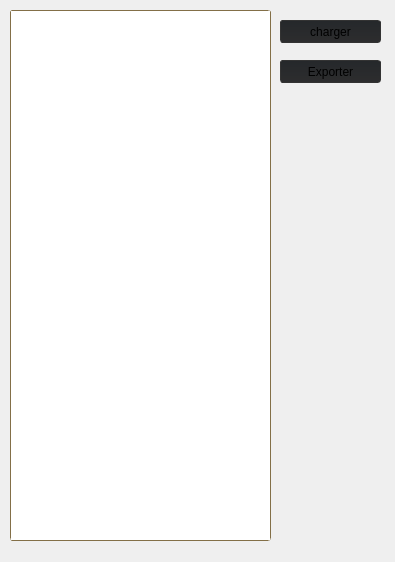
<?xml version="1.0" encoding="UTF-8"?>
<ui version="4.0">
 <class>CDialogListModel</class>
 <widget class="QDialog" name="CDialogListModel">
  <property name="enabled">
   <bool>true</bool>
  </property>
  <property name="geometry">
   <rect>
    <x>0</x>
    <y>0</y>
    <width>395</width>
    <height>562</height>
   </rect>
  </property>
  <property name="windowTitle">
   <string>Liste des models</string>
  </property>
  <property name="styleSheet">
   <string notr="true">background-color: rgb(27, 29, 31);
selection-color: rgb(41, 107, 137);
color: rgb(171, 144, 92);
menuBar{background-color: rgb(142, 120, 77);}
</string>
  </property>
  <widget class="QTreeWidget" name="treeWidget">
   <property name="geometry">
    <rect>
     <x>10</x>
     <y>10</y>
     <width>261</width>
     <height>531</height>
    </rect>
   </property>
   <property name="styleSheet">
    <string notr="true">

 QScrollBar:vertical {
     background: #1d1d1e;
     width: 15px;
     margin: 22px 0 22px 0;
 }
 QScrollBar::handle:vertical {
     background: #202325;
     min-height: 20px;
 }
 QScrollBar::add-line:vertical {
     background: #202325;
     height: 20px;
     subcontrol-position: bottom;
     subcontrol-origin: margin;
 }

 QScrollBar::sub-line:vertical {
     background: #202325;
     height: 20px;
     subcontrol-position: top;
     subcontrol-origin: margin;
 }
 QScrollBar::up-arrow:vertical, QScrollBar::down-arrow:vertical {
     width: 3px;
     height: 3px;
     background: #907a4e;
 }

 QScrollBar::add-page:vertical, QScrollBar::sub-page:vertical {
     background: none;
 }

 QScrollBar::add-page:vertical, QScrollBar::sub-page:vertical {
     background: none;
 }

QTreeWidget {
    border: 1px solid gray;
    border-radius: 3px;
    margin-top: 0.5em;
	border-color: rgb(131, 111, 71);
}



QTreeWidget::branch:open:has-children:!has-siblings,
QTreeWidget::branch:open:has-children:has-siblings  {
	image: url(:/MainFrame/Resources/Tab_Arrow.png);
}

QTreeWidget::branch:has-children:!has-siblings:closed,
QTreeWidget::branch:closed:has-children:has-siblings {
	image: url(:/MainFrame/Resources/Tab_Arrow2.png);
}
</string>
   </property>
   <property name="lineWidth">
    <number>1</number>
   </property>
   <property name="headerHidden">
    <bool>true</bool>
   </property>
   <column>
    <property name="text">
     <string notr="true">1</string>
    </property>
   </column>
  </widget>
  <widget class="QPushButton" name="btnLoad">
   <property name="geometry">
    <rect>
     <x>280</x>
     <y>20</y>
     <width>101</width>
     <height>23</height>
    </rect>
   </property>
   <property name="styleSheet">
    <string notr="true">QPushButton {
border: 1px solid #333333;
border-radius: 3px;
	background-color: qlineargradient(spread:pad, x1:0, y1:1, x2:0, y2:0, stop:0 rgba(45, 45, 46, 255), stop:1 rgba(37, 40, 43, 255));
padding: 3px 20px;

}

QPushButton:hover {
	background-color: qlineargradient(spread:pad, x1:0, y1:1, x2:0, y2:0, stop:0 rgba(37, 37, 38, 255), stop:1 rgba(27, 29, 31, 255));
}
</string>
   </property>
   <property name="text">
    <string>charger</string>
   </property>
  </widget>
  <widget class="QPushButton" name="btnExport">
   <property name="geometry">
    <rect>
     <x>280</x>
     <y>60</y>
     <width>101</width>
     <height>23</height>
    </rect>
   </property>
   <property name="styleSheet">
    <string notr="true">QPushButton {
border: 1px solid #333333;
border-radius: 3px;
	background-color: qlineargradient(spread:pad, x1:0, y1:1, x2:0, y2:0, stop:0 rgba(45, 45, 46, 255), stop:1 rgba(37, 40, 43, 255));
padding: 3px 20px;

}

QPushButton:hover {
	background-color: qlineargradient(spread:pad, x1:0, y1:1, x2:0, y2:0, stop:0 rgba(37, 37, 38, 255), stop:1 rgba(27, 29, 31, 255));
}
</string>
   </property>
   <property name="text">
    <string>Exporter</string>
   </property>
  </widget>
 </widget>
 <layoutdefault spacing="6" margin="11"/>
 <resources>
  <include location="MainFrame.qrc"/>
 </resources>
 <connections/>
</ui>
